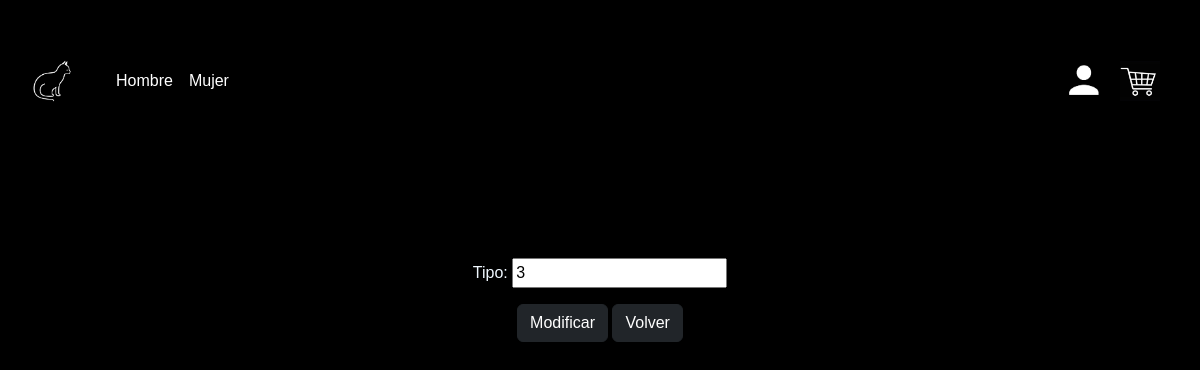
Before: /tipo_edit/2 with the older database file.
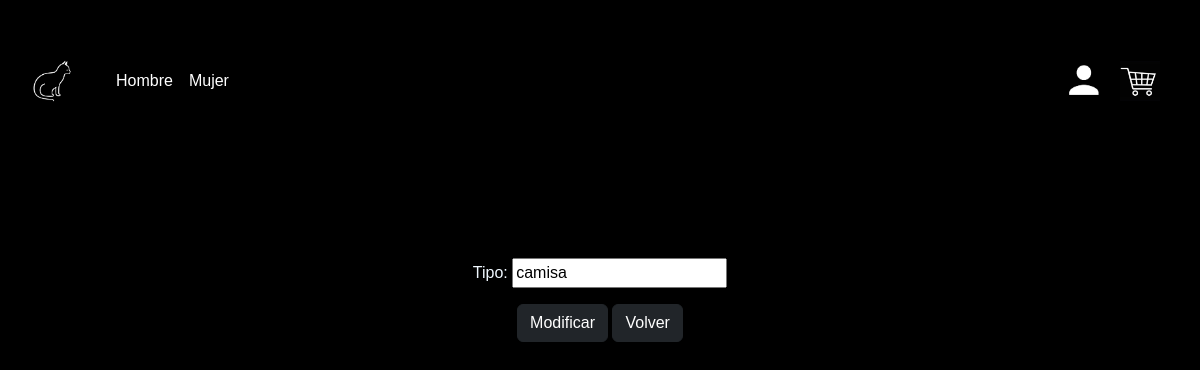
After: the same page with the newer database file.
### Darkless/models.py (models this page shows, shortened)
class Tipo(models.Model):
    id_tipo = models.AutoField(primary_key=True, db_column="idTipo")
    tipo = models.CharField(max_length=25, blank=False, null=False)

### Darkless/views.py (the view, shortened to what this page needs)
# urls.py: path("tipo_edit/<str:pk>", views.tipo_edit, name="tipo_edit"),
def tipo_edit(request,pk):
    if pk!="":
        tipo = Tipo.objects.get(id_tipo=pk)
        form = TipoForm(instance=tipo)
        if request.method=="POST":
            nuevo = TipoForm(request.POST,instance=tipo)
            if nuevo.is_valid():
                nuevo.save()
                context ={
                    "mensaje":"Modificado con exito",
                    "form":nuevo
                }
                return render(request,"pages/tipo_edit.html",context)
        else:
            context={
                "form":form,
            }
            return render(request,"pages/tipo_edit.html",context)

### Darkless/forms.py
class TipoForm(ModelForm):
    class Meta:
        model = Tipo
        fields = "__all__"

### Darkless/templates/pages/tipo_edit.html (shortened to what this page needs)
<!DOCTYPE html>
<html lang="en">
<head>
    {% load static %}
    <link href="https://cdn.jsdelivr.net/npm/bootstrap@5.3.3/dist/css/bootstrap.min.css" rel="stylesheet">
    <link rel="stylesheet" href="{% static 'css/booscss.css'%}">
</head>
<body class="body">
    {% include 'base/header.html'%}
    <main>
        <div class="container">
            <div class="row">
                <div class="col-md-8 shadow-lg mx-auto text-center p-3">
                    <form action="" method="POST">
                        <div>
                            {{form.as_p}}
                        </div>
                        <div class="mt-3">
                            <button type="submit" class="btn btn-dark">Modificar</button>
                            <a href="{% url 'crud_tipo'%}"><button type="button"
                                    class="btn btn-dark">Volver</button></a>
                        </div>
                    </form>
                </div>
            </div>
        </div>
    </main>
</body>
</html>

Changed rows visible on the page:
changed Tipo: tipo "3" → "camisa"
